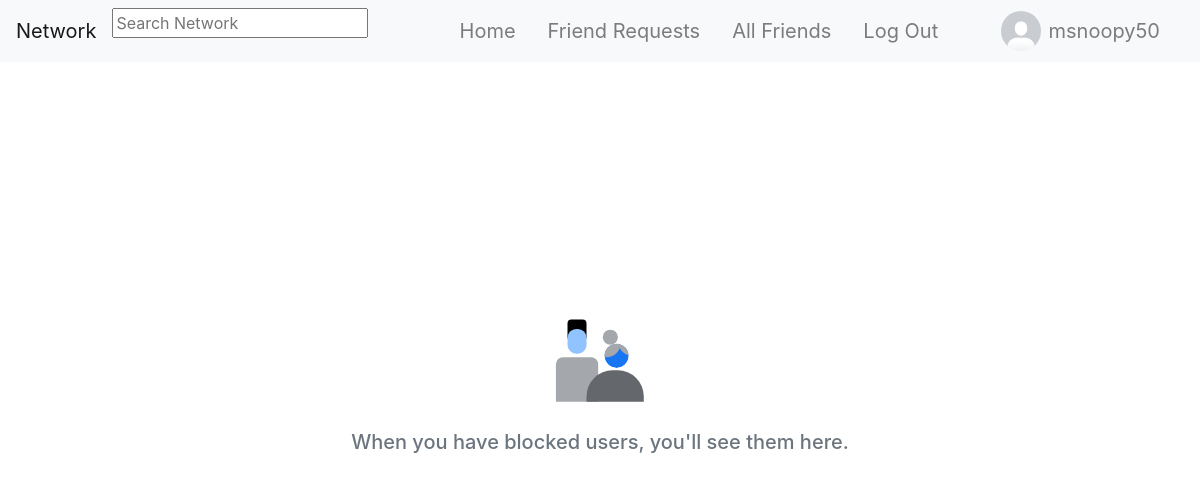
Page /blocked_users (signed in) on the earlier database version.
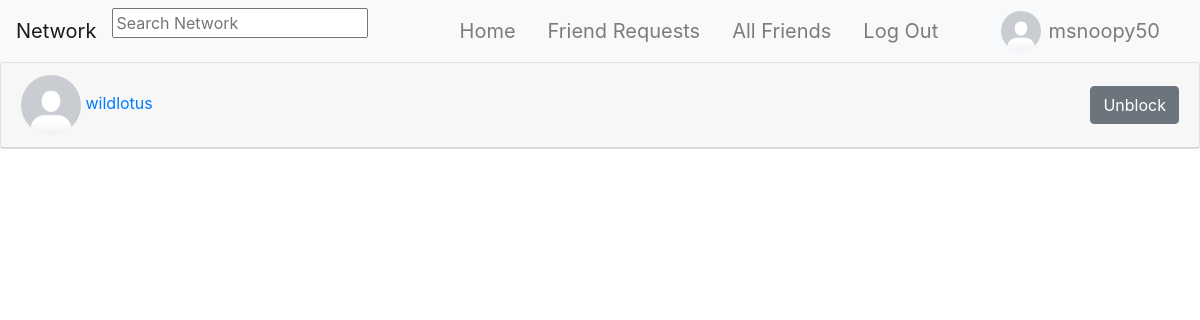
Same page on the later database version.
### network/models.py (models this page shows, shortened)
class User(AbstractUser):
    pass

class UserProfile(models.Model):
    user = models.OneToOneField(User, primary_key=True, related_name="profile", on_delete=models.CASCADE)
    name = models.CharField(max_length=64, blank=True, null=True)
    bio = models.TextField(blank=True)
    picture = models.ImageField(blank=True, default="default_profile_image.png")
    friends = models.ManyToManyField(User, blank=True, related_name="friends")
    blocked = models.ManyToManyField(User, blank=True, related_name="blocked")

### network/views.py (the view)
# urls.py: path("blocked_users", views.blocked_users, name="blocked_users"),
@login_required
def blocked_users(request):
    blocked_users = request.user.profile.blocked.all()
    print(blocked_users)
    return render(request, "network/blocked_users.html", {
        "blocked_users": blocked_users
    })

### templates/network/blocked_users.html (shortened to what this page needs)
{% extends "network/layout.html" %} {% load static %}
{% block body %}
    {% for blocked_user in blocked_users %}
        <div class="card">
            <div class="card-header d-flex justify-content-between">
                <div>
                    <a href="{% url 'profile' blocked_user.id %}">
                        <div>
                            <img src="{{ blocked_user.profile.picture.url }}" alt="" width="60px" height="60px"
                                style="border-radius: 50%">
                            {{ blocked_user }}
                        </div>
                    </a>
                </div>
                <div class="d-flex ml-auto align-items-center">
                    <button type="button" class="btn btn-secondary"
                        style="float: right" data-toggle="modal" data-target="#unblockModal">Unblock</button>
                </div>
            </div>
        </div>
    {% empty %}
        <div class="d-flex align-items-center justify-content-center flex-column" style="min-height: 640px;">
            <div class="p-2">
                <img src="{% static 'network/images/null_states_people_gray_wash.svg' %}" width="112" height="112" alt="">
            </div>
            <div class="p-2 text-muted">
                <h5 class="text-muted">When you have blocked users, you'll see them here.</h5>
            </div>
        </div>
    {% endfor %}
{% endblock %}

### templates/network/layout.html (shortened to what this page needs)
{% load static %}
<!DOCTYPE html>
<html lang="en">
<head>
    <link rel="stylesheet" href="https://stackpath.bootstrapcdn.com/bootstrap/4.4.1/css/bootstrap.min.css">
    <link rel="stylesheet" href="{% static 'network/css/styles.css' %}">
    <link rel="stylesheet" href="https://unpkg.com/@trevoreyre/autocomplete-js/dist/style.css">
</head>
<body>
    <nav class="navbar navbar-expand-lg navbar-light bg-light">
        <a class="navbar-brand" href="{% url 'index' %}">Network</a>
        <div id="autocomplete" class="autocomplete" style="width: 320px;">
            <form action="{% url 'search_results' %}" method="get">
                <input class="autocomplete-input" id="autocomplete_input" placeholder="Search Network" name="q">
            </form>
        </div>
        <div class="collapse navbar-collapse" id="navbarNav">
            <ul class="navbar-nav mx-auto">
                <li class="nav-item">
                    <a class="navbar-brand nav-link" href="{% url 'index' %}">
                        Home
                    </a>
                </li>
                {% if user.is_authenticated %}
                <li class="nav-item">
                    <a class="navbar-brand nav-link" href="{% url 'friend_requests' %}">
                        Friend Requests
                    </a>
                </li>
                <li class="nav-item">
                    <a class="navbar-brand nav-link" href="{% url 'friends' %}">
                        All Friends
                    </a>
                </li>
                <li class="nav-item">
                    <a class="navbar-brand nav-link" href="{% url 'account_logout' %}">
                        Log Out
                    </a>
                </li>
                {% endif %}
            </ul>
            {% if user.is_authenticated %}
                <ul class="navbar-nav ml-auto">
                    <li class="nav-item">
                        <img src="{{ user.profile.picture.url }}" alt="Logged in Profile Picture" width="40" height="40" style="border-radius: 50%;">
                    </li>
                    <li class="nav-item">
                        <a class="nav-link navbar-brand" href="{% url 'profile' user.id %}" id="profile">{{ user.username }}</a>
                    </li>
                </ul>
            {% endif %}
        </div>
    </nav>
    <div class="body">
        {% block body %}
        {% endblock %}
    </div>
</body>
</html>

Differences in the rows shown:
now on this page (row edited): User: profile.picture (placeholder picture), username "wildlotus"
Other differences:
text no longer shown: "When you have blocked users, you'll see them here."
